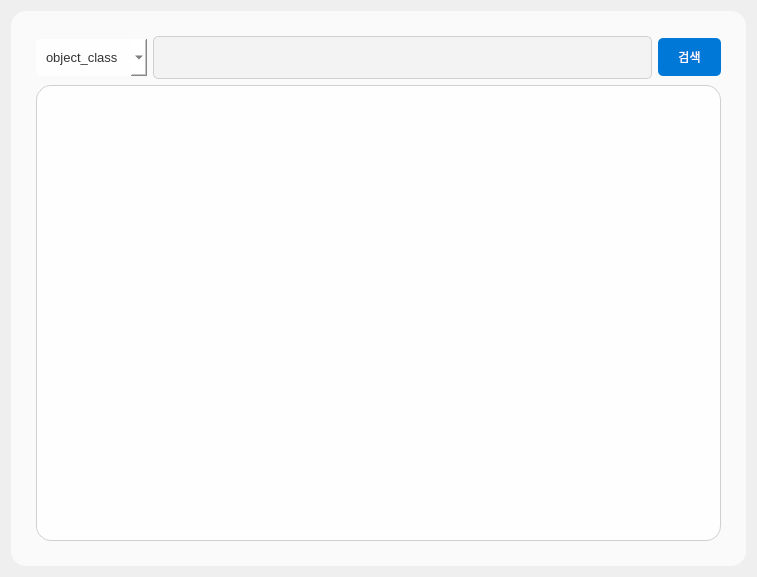
<?xml version="1.0" encoding="UTF-8"?>
<ui version="4.0">
 <class>EventLogWidget</class>
 <widget class="QWidget" name="EventLogWidget">
  <property name="geometry">
   <rect>
    <x>0</x>
    <y>0</y>
    <width>757</width>
    <height>577</height>
   </rect>
  </property>
  <property name="windowTitle">
   <string>Form</string>
  </property>
  <layout class="QGridLayout" name="gridLayout_2">
   <item row="0" column="0">
    <widget class="QFrame" name="frame">
     <property name="styleSheet">
      <string notr="true">/* QFrame 기본 스타일 */
QFrame {
    background-color: rgba(255, 255, 255, 180);  /* 배경 색상과 투명도 */
    border-radius: 15px;        /* 모서리 둥글게 */
    padding: 16px;              /* 내부 여백 */
}

/* QFrame 내부의 QLabel 스타일 */
QFrame QLabel {
    color: #333333;             /* 텍스트 색상 */
    font-size: 18px;            /* 텍스트 크기 */
    font-weight: bold;          /* 텍스트 굵기 */
}

/* QFrame 내부의 QPushButton 스타일 */
QFrame QPushButton {
    background-color: #0078D7;  /* 버튼 배경 색상 */
    color: white;               /* 버튼 텍스트 색상 */
    border: none;               /* 버튼 테두리 없애기 */
    border-radius: 5px;         /* 버튼 모서리 둥글게 */
    padding: 10px 20px;         /* 버튼 패딩 */
}

QFrame QPushButton:hover {
    background-color: #005BB5;  /* 마우스 오버 시 색상 */
}

QFrame QPushButton:pressed {
    background-color: #003F8A;  /* 버튼 클릭 시 색상 */
}

/* QFrame 내부의 QLineEdit 스타일 */
QFrame QLineEdit {
    background-color: rgba(240, 240, 240, 180); /* 배경 색상 (연한 회색, 투명도 포함) */
    border: 1px solid #D0D0D0;  /* 테두리 색상 */
    border-radius: 5px;         /* 모서리 둥글게 */
    padding: 10px;              /* 내부 여백 */
    font-size: 16px;            /* 텍스트 크기 */
    color: #333333;             /* 텍스트 색상 */
}

/* QFrame 내부의 QListView 스타일 */
QFrame QListView {
    border: 1px solid #D0D0D0;  /* 테두리 색상 */
    border-radius: 3px;         /* 모서리 둥글게 */
}
</string>
     </property>
     <property name="frameShape">
      <enum>QFrame::StyledPanel</enum>
     </property>
     <property name="frameShadow">
      <enum>QFrame::Raised</enum>
     </property>
     <layout class="QGridLayout" name="gridLayout">
      <item row="0" column="0">
       <widget class="QComboBox" name="eventcomboBox">
        <property name="styleSheet">
         <string notr="true">/* QFrame 내부의 QComboBox 스타일 */
QComboBox {
    background-color: rgba(255, 255, 255, 180);  
    border-radius: 5px;         /* 모서리 둥글게 */
    padding: 10px;              /* 내부 여백 */
    font-size: 13px;            /* 텍스트 크기 */
    color: #333333;             /* 텍스트 색상 */
}

/* QComboBox 화살표 투명하게 설정 */
QComboBox::down-arrow {
    image: url(:/icon/arrow_down.png);  /* 화살표 아이콘 설정 (아이콘 파일 경로 필요) */
    width: 18px;                         /* 화살표 크기 조정 */
    height: 18px;
    background-color: rgba(0, 0, 0, 0);  /* 화살표 배경 투명 */
}
</string>
        </property>
        <item>
         <property name="text">
          <string>object_class</string>
         </property>
        </item>
        <item>
         <property name="text">
          <string>frame_id</string>
         </property>
        </item>
        <item>
         <property name="text">
          <string>timestamp</string>
         </property>
        </item>
        <item>
         <property name="text">
          <string>x</string>
         </property>
        </item>
        <item>
         <property name="text">
          <string>y</string>
         </property>
        </item>
        <item>
         <property name="text">
          <string>width</string>
         </property>
        </item>
        <item>
         <property name="text">
          <string>height</string>
         </property>
        </item>
       </widget>
      </item>
      <item row="0" column="1">
       <widget class="QLineEdit" name="eventlineEdit"/>
      </item>
      <item row="0" column="2">
       <widget class="QPushButton" name="searchButton">
        <property name="text">
         <string>검색</string>
        </property>
       </widget>
      </item>
      <item row="1" column="0" colspan="3">
       <widget class="QTableView" name="eventlogtableView">
        <property name="styleSheet">
         <string notr="true">
    border: 0.5px solid #D0D0D0;  /* 테두리 색상 */
</string>
        </property>
       </widget>
      </item>
     </layout>
    </widget>
   </item>
  </layout>
 </widget>
 <resources/>
 <connections/>
</ui>
